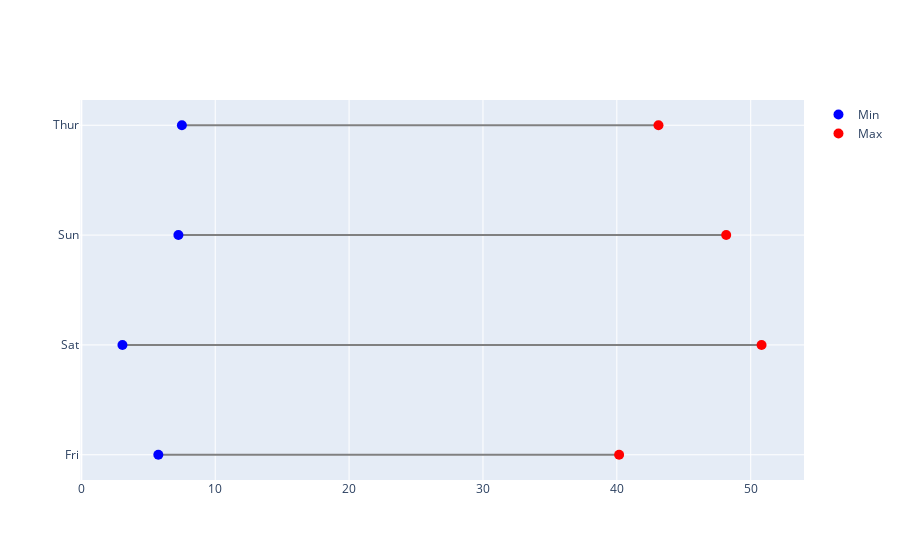

Notebook cell for this chart:
### Code cell
# Prepare data with min and max
df = tips.groupby('day')['total_bill'].agg(['min', 'max']).reset_index()

fig = go.Figure()

# Add lines connecting min to max
for i, row in df.iterrows():
    fig.add_trace(go.Scatter(
        x=[row['min'], row['max']], 
        y=[row['day'], row['day']],
        mode='lines',
        line=dict(color='gray', width=2),
        showlegend=False
    ))

# Add min points
fig.add_trace(go.Scatter(
    x=df['min'], y=df['day'], 
    mode='markers', 
    marker=dict(size=10, color='blue'),
    name='Min'
))

# Add max points
fig.add_trace(go.Scatter(
    x=df['max'], y=df['day'], 
    mode='markers', 
    marker=dict(size=10, color='red'),
    name='Max'
))

fig.show()

### Figure 1 — Plotly figure (JSON) as saved in the notebook; plotly's stock layout.template omitted (floating-point values rounded to 4 significant figures)
{"data": [{"line": {"color": "gray", "width": 2}, "mode": "lines", "showlegend": false, "type": "scatter", "x": [5.75, 40.17], "y": ["Fri", "Fri"]}, {"line": {"color": "gray", "width": 2}, "mode": "lines", "showlegend": false, "type": "scatter", "x": [3.07, 50.81], "y": ["Sat", "Sat"]}, {"line": {"color": "gray", "width": 2}, "mode": "lines", "showlegend": false, "type": "scatter", "x": [7.25, 48.17], "y": ["Sun", "Sun"]}, {"line": {"color": "gray", "width": 2}, "mode": "lines", "showlegend": false, "type": "scatter", "x": [7.51, 43.11], "y": ["Thur", "Thur"]}, {"marker": {"color": "blue", "size": 10}, "mode": "markers", "name": "Min", "type": "scatter", "x": [5.75, 3.07, 7.25, 7.51], "y": ["Fri", "Sat", "Sun", "Thur"]}, {"marker": {"color": "red", "size": 10}, "mode": "markers", "name": "Max", "type": "scatter", "x": [40.17, 50.81, 48.17, 43.11], "y": ["Fri", "Sat", "Sun", "Thur"]}], "layout": {}}
